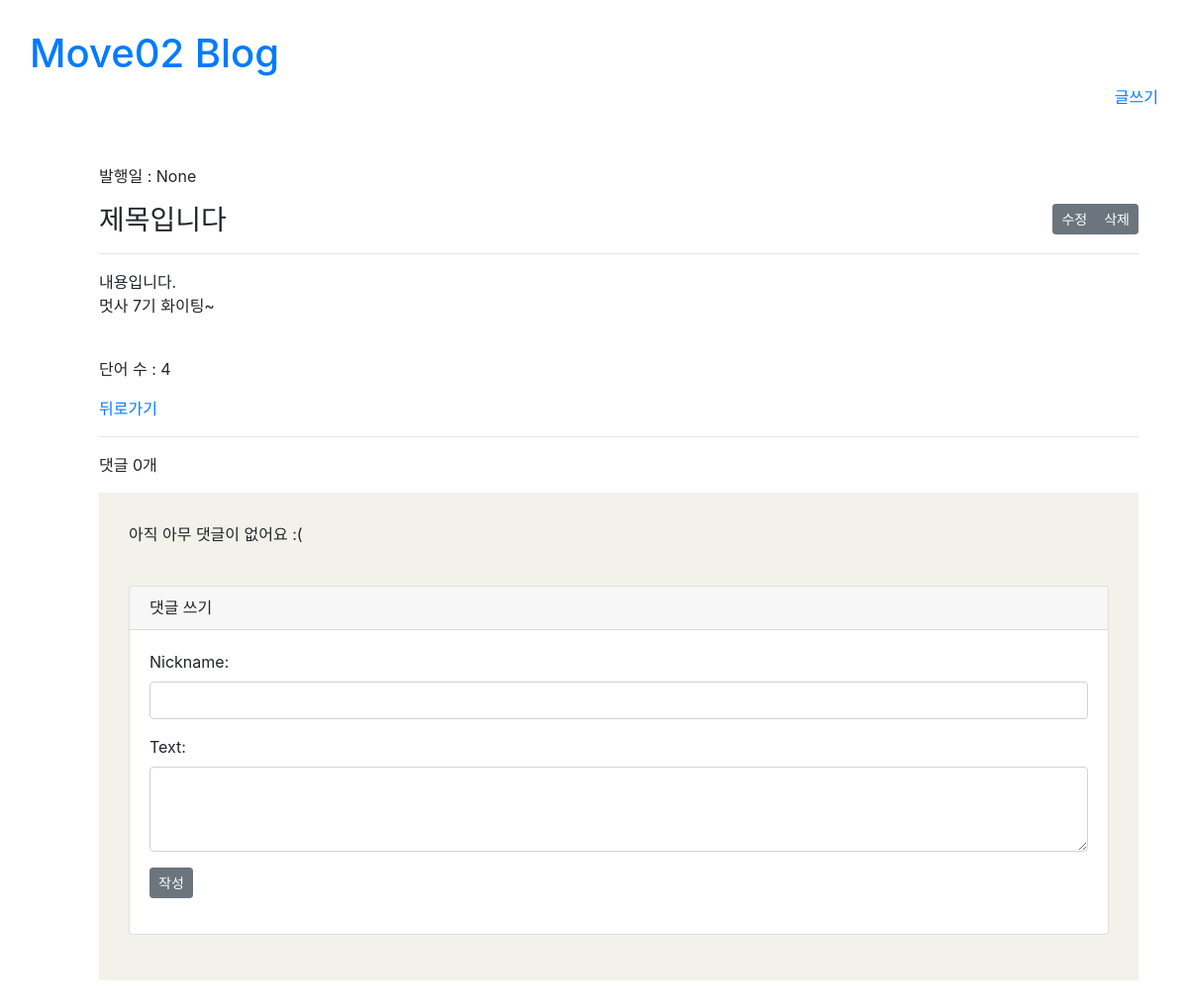
Page /blog/post/1/ on the committed database.
### blog/models.py (models this page shows, shortened)
class Post(models.Model):
  title = models.CharField(max_length=100)
  text = models.TextField()
  created_date = models.DateTimeField(default=timezone.now)
  published_date = models.DateTimeField(blank=True, null=True)

### blog/views.py (the view)
# urls.py: url(r'^post/(?P<post_id>\d+)/$', views.detail, name="post_detail"),
def detail(request, post_id):
  post = get_object_or_404(Post, id = post_id)
  comment_form = CommentForm()
  words = post.text.split()
  return render(request, 'blog/detail.html', {
    'post':post,
    'comment_form':comment_form,
    'number_of_words':len(words),
    })

### blog/forms.py
class CommentForm(forms.ModelForm):
  class Meta:
    model = Comment
    fields = ('nickname', 'text',)
    widgets = {
        'nickname': forms.TextInput(attrs={
            'class': 'form-control'
            }
        ),
        'text': forms.Textarea(attrs={
            'class': 'form-control',
            'rows':'3',
            }
        ),
    }

### blog/templates/blog/detail.html
{% extends 'blog/base.html' %}
{% block content %}
  <div class="post-detail">
    <p>발행일 : {{ post.published_date }}</p>
    <div class="btn-group btn-group-sm float-right" role="group">
        <a href="{% url 'blog:post_edit' post_id=post.id %}" class="btn btn-secondary">수정</a>
        <a href="{% url 'blog:post_delete' post_id=post.id %}" class="btn btn-secondary" onclick="return confirm('진짜루 삭제?')">삭제</a>
    </div>
    <h3 class="post-title">{{ post.title }}</h3><hr>
    <p class="post-text">{{ post.text|linebreaks }}</p>
    <br>
    <p>단어 수 : {{ number_of_words }}</p>
  </div>
  <a href="/blog/">뒤로가기</a>
  <hr>
  <p>댓글 {{ post.comments.count }}개</p>
  <div class="comments">
    {% for comment in post.comments.all %}
      <div>
        <div class="float-right">{{ comment.created_date }}</div>
        <strong>{{ comment.nickname }}</strong>
        <p>{{ comment.text|linebreaks }}</p>
        <div class="btn-group btn-group-sm" role="group">
          <a href="{% url 'blog:comment_delete' comment_id=comment.id %}" class="btn btn-secondary">삭제</a>
        </div>
        <hr>
      </div>
    {% empty %}
        <p>아직 아무 댓글이 없어요 :(</p>
    {% endfor %}<br>
    <div class="form-group card">
      <h6 class="card-header">댓글 쓰기</h6>
      <div class="card-body">
        <form method="POST" action="{% url 'blog:add_comment_to_post' post_id=post.id %}">{% csrf_token %}
            {{ comment_form.as_p }}
            <button type="submit" class="save btn btn-secondary btn-sm">작성</button>
        </form>
      </div>
    </div>
  </div>
{% endblock %}

### blog/static/css/blog.css (style rules this page uses)
div.comments { padding: 30px; background-color: #f2f2ea; }

### rows in the picture
Post: published_date "None", title "제목입니다", text "내용입니다. 멋사 7기 화이팅~", comments.count "0"

### other values in the picture
{{ number_of_words }} "4"
